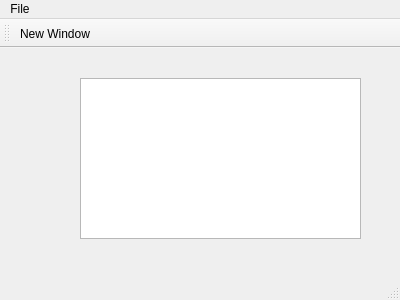
<?xml version="1.0" encoding="UTF-8"?>
<ui version="4.0">
 <class>MainWindow</class>
 <widget class="QMainWindow" name="MainWindow">
  <property name="geometry">
   <rect>
    <x>0</x>
    <y>0</y>
    <width>400</width>
    <height>300</height>
   </rect>
  </property>
  <property name="windowTitle">
   <string>MainWindow</string>
  </property>
  <widget class="QWidget" name="centralWidget">
   <widget class="QPlainTextEdit" name="plainTextEdit">
    <property name="geometry">
     <rect>
      <x>80</x>
      <y>30</y>
      <width>281</width>
      <height>161</height>
     </rect>
    </property>
   </widget>
  </widget>
  <widget class="QMenuBar" name="menuBar">
   <property name="geometry">
    <rect>
     <x>0</x>
     <y>0</y>
     <width>400</width>
     <height>25</height>
    </rect>
   </property>
   <widget class="QMenu" name="menuFile">
    <property name="title">
     <string>File</string>
    </property>
    <addaction name="actionNew_Window"/>
   </widget>
   <addaction name="menuFile"/>
  </widget>
  <widget class="QToolBar" name="mainToolBar">
   <attribute name="toolBarArea">
    <enum>TopToolBarArea</enum>
   </attribute>
   <attribute name="toolBarBreak">
    <bool>false</bool>
   </attribute>
   <addaction name="actionNew_Window"/>
  </widget>
  <widget class="QStatusBar" name="statusBar"/>
  <action name="actionNew_Window">
   <property name="text">
    <string>New Window</string>
   </property>
  </action>
 </widget>
 <layoutdefault spacing="6" margin="11"/>
 <resources/>
 <connections/>
</ui>
